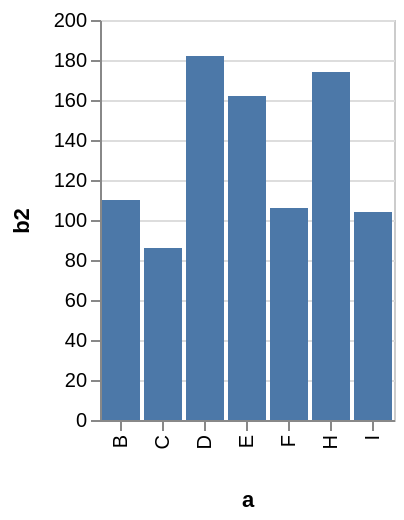

The Vega-Lite source for this figure:
### Vega specification from a JSON file in a GitHub repository (floating-point values rounded to 4 significant figures)
{"$schema": "https://vega.github.io/schema/vega/v3.0.json", "description": "A simple bar chart with embedded data that uses a filter and calculate.", "autosize": "pad", "padding": 5, "encode": {"update": {"stroke": {"value": "#ccc"}, "fill": {"value": "transparent"}}}, "data": [{"name": "source_0", "values": [{"a": "A", "b": 28}, {"a": "B", "b": 55}, {"a": "C", "b": 43}, {"a": "G", "b": 19}, {"a": "H", "b": 87}, {"a": "I", "b": 52}, {"a": "D", "b": 91}, {"a": "E", "b": 81}, {"a": "F", "b": 53}]}, {"name": "data_0", "source": "source_0", "transform": [{"type": "formula", "expr": "2*datum.b", "as": "b2"}, {"type": "filter", "expr": "datum.b2 > 60"}, {"type": "filter", "expr": "datum[\"b2\"] !== null && !isNaN(datum[\"b2\"])"}]}], "signals": [{"name": "x_step", "value": 21}, {"name": "width", "update": "bandspace(domain('x').length, 0.1, 0.05) * x_step"}, {"name": "height", "update": "200"}], "marks": [{"name": "marks", "type": "rect", "role": "bar", "from": {"data": "data_0"}, "encode": {"update": {"x": {"scale": "x", "field": "a"}, "width": {"scale": "x", "band": true}, "y": {"scale": "y", "field": "b2"}, "y2": {"scale": "y", "value": 0}, "fill": {"value": "#4c78a8"}}}}], "scales": [{"name": "x", "type": "band", "domain": {"data": "data_0", "field": "a", "sort": true}, "range": {"step": {"signal": "x_step"}}, "round": true, "paddingInner": 0.1, "paddingOuter": 0.05}, {"name": "y", "type": "linear", "domain": {"data": "data_0", "field": "b2"}, "range": [{"signal": "height"}, 0], "round": true, "nice": true, "zero": true}], "axes": [{"scale": "x", "orient": "bottom", "tickCount": 5, "title": "a", "zindex": 1, "encode": {"labels": {"update": {"angle": {"value": 270}, "align": {"value": "right"}, "baseline": {"value": "middle"}}}}}, {"scale": "y", "orient": "left", "title": "b2", "zindex": 1}, {"scale": "y", "domain": false, "grid": true, "labels": false, "maxExtent": 0, "minExtent": 0, "orient": "left", "ticks": false, "zindex": 0, "gridScale": "x"}], "config": {"axis": {"minExtent": 30}}}
